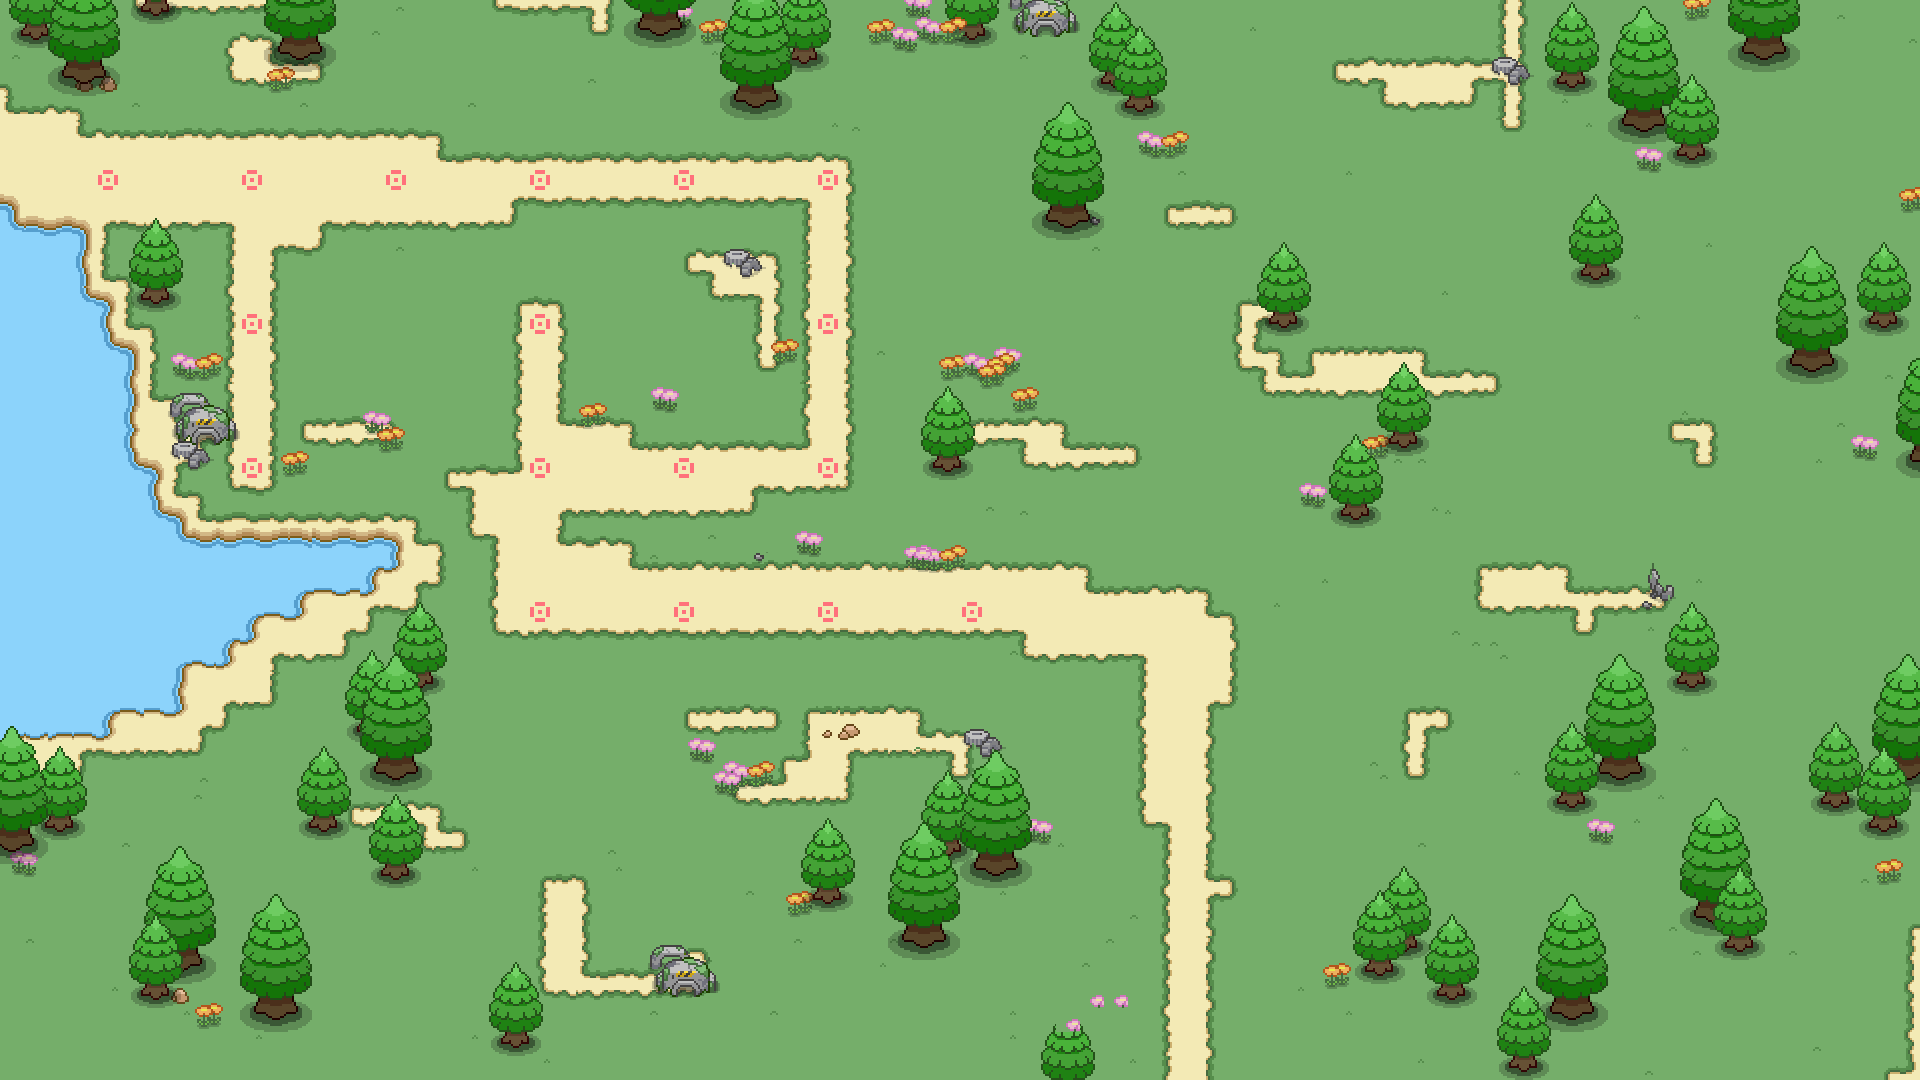

This is a level from a 2D game, rendered from its Tiled map with the project's own tilesets. A one-line summary and the map file follow, with tile-layer data summarised:
An orthogonal 80x45 tile map with 24x24 px tiles, 5 tile layers (grounds, 1, 2, 3, ...), 1 hidden layer not drawn, 7 tilesets and 10 objects.

<map version="1.0" tiledversion="2017.12.07" orientation="orthogonal" renderorder="right-down" width="80" height="45" tilewidth="24" tileheight="24" infinite="0" nextobjectid="41">
 <tileset firstgid="1" name="grounds" tilewidth="24" tileheight="24" tilecount="500" columns="20">
  <image source="grounds.png" width="480" height="600" />
 </tileset>
 <tileset firstgid="501" name="bigtree" tilewidth="72" tileheight="138" tilecount="1" columns="1">
  <image source="big_tree.png" width="72" height="138" />
 </tileset>
 <tileset firstgid="502" name="smalltree" tilewidth="54" tileheight="99" tilecount="1" columns="1">
  <image source="tree2.png" width="54" height="99" />
 </tileset>
 <tileset firstgid="503" name="meta" tilewidth="24" tileheight="24" tilecount="3" columns="3">
  <image source="meta.png" width="72" height="24" />
  <tile id="0">
   <properties>
    <property name="pass" type="bool" value="false" />
   </properties>
  </tile>
  <tile id="2">
   <properties>
    <property name="pass" type="bool" value="true" />
   </properties>
  </tile>
 </tileset>
 <tileset firstgid="506" name="element" tilewidth="24" tileheight="24" tilecount="1296" columns="48">
  <image source="element.png" width="1152" height="648" />
 </tileset>
 <tileset firstgid="1802" name="water" tilewidth="24" tileheight="24" tilecount="910" columns="26">
  <image source="water.png" width="624" height="840" />
 </tileset>
 <tileset firstgid="2712" name="pathtag" tilewidth="24" tileheight="24" tilecount="3" columns="3">
  <image source="pathtag.png" width="72" height="24" />
 </tileset>
 <layer name="grounds" width="80" height="45">
  <data>[3600 cells, 3600 non-empty, 57 distinct tile ids]</data>
 </layer>
 <layer name="1" width="80" height="45">
  <data>[3600 cells, 640 non-empty, 103 distinct tile ids]</data>
 </layer>
 <layer name="2" width="80" height="45">
  <data>[3600 cells, 319 non-empty, 62 distinct tile ids]</data>
 </layer>
 <layer name="3" width="80" height="45">
  <data>[3600 cells, 10 non-empty, 9 distinct tile ids]</data>
 </layer>
 <layer name="pathtag" width="80" height="45">
  <data>[3600 cells, 17 non-empty, 1 distinct tile ids]</data>
 </layer>
 <objectgroup name="gameObj">
  <object id="15" gid="502" x="172.667" y="368.667" width="54" height="99" />
  <object id="18" gid="501" x="819.333" y="580.333" width="72" height="138" />
  <object id="31" gid="501" x="399" y="374" width="72" height="138" />
  <object id="32" gid="502" x="516" y="296" width="54" height="99" />
  <object id="34" gid="501" x="442" y="468" width="72" height="138" />
  <object id="35" gid="501" x="603" y="430" width="72" height="138" />
  <object id="36" gid="502" x="465" y="321.5" width="54" height="99" />
  <object id="38" gid="502" x="885" y="554.5" width="54" height="99" />
  <object id="39" gid="502" x="577" y="347.5" width="54" height="99" />
  <object id="40" gid="502" x="748" y="268.5" width="54" height="99" />
 </objectgroup>
 <layer name="meta" width="80" height="45" visible="0" opacity="0.53">
  <data>[3600 cells, 210 non-empty, 1 distinct tile ids]</data>
 </layer>
</map>